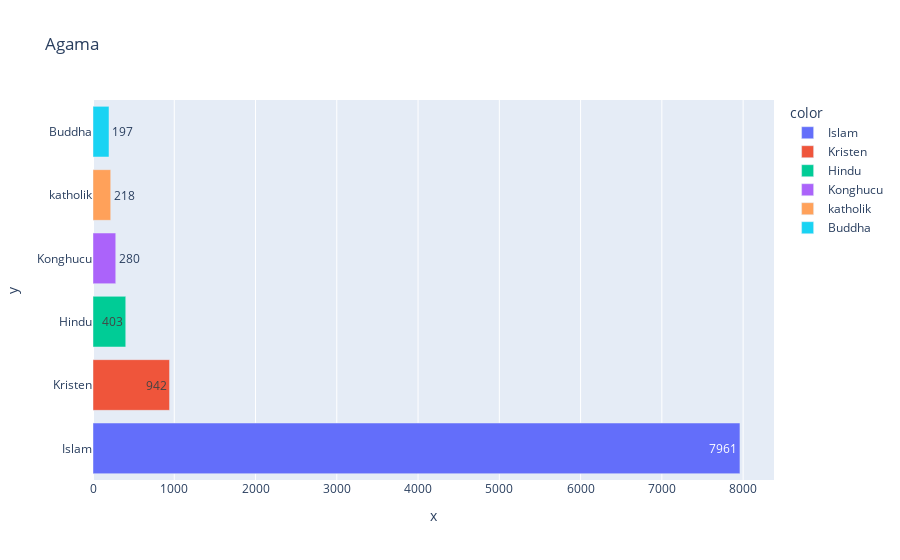

Notebook code cell kept with this figure:
### Code cell
x_agama = df["Agama"].unique()
y_agama = df["Agama"].value_counts()


fig = px.bar(df, x=y_agama, y=x_agama, color=x_agama, text_auto=True, orientation='h', title="Agama")
fig.show()

### Figure 1 — Plotly figure (JSON) as saved in the notebook; plotly's stock layout.template omitted (floating-point values rounded to 4 significant figures)
{"data": [{"alignmentgroup": "True", "hovertemplate": "color=Islam<br>x=%{x}<br>y=%{y}<extra></extra>", "legendgroup": "Islam", "marker": {"color": "#636efa", "pattern": {"shape": ""}}, "name": "Islam", "offsetgroup": "Islam", "orientation": "h", "showlegend": true, "textposition": "auto", "texttemplate": "%{x}", "type": "bar", "x": [7961], "xaxis": "x", "y": ["Islam"], "yaxis": "y"}, {"alignmentgroup": "True", "hovertemplate": "color=Kristen<br>x=%{x}<br>y=%{y}<extra></extra>", "legendgroup": "Kristen", "marker": {"color": "#EF553B", "pattern": {"shape": ""}}, "name": "Kristen", "offsetgroup": "Kristen", "orientation": "h", "showlegend": true, "textposition": "auto", "texttemplate": "%{x}", "type": "bar", "x": [942], "xaxis": "x", "y": ["Kristen"], "yaxis": "y"}, {"alignmentgroup": "True", "hovertemplate": "color=Hindu<br>x=%{x}<br>y=%{y}<extra></extra>", "legendgroup": "Hindu", "marker": {"color": "#00cc96", "pattern": {"shape": ""}}, "name": "Hindu", "offsetgroup": "Hindu", "orientation": "h", "showlegend": true, "textposition": "auto", "texttemplate": "%{x}", "type": "bar", "x": [403], "xaxis": "x", "y": ["Hindu"], "yaxis": "y"}, {"alignmentgroup": "True", "hovertemplate": "color=Konghucu<br>x=%{x}<br>y=%{y}<extra></extra>", "legendgroup": "Konghucu", "marker": {"color": "#ab63fa", "pattern": {"shape": ""}}, "name": "Konghucu", "offsetgroup": "Konghucu", "orientation": "h", "showlegend": true, "textposition": "auto", "texttemplate": "%{x}", "type": "bar", "x": [280], "xaxis": "x", "y": ["Konghucu"], "yaxis": "y"}, {"alignmentgroup": "True", "hovertemplate": "color=katholik<br>x=%{x}<br>y=%{y}<extra></extra>", "legendgroup": "katholik", "marker": {"color": "#FFA15A", "pattern": {"shape": ""}}, "name": "katholik", "offsetgroup": "katholik", "orientation": "h", "showlegend": true, "textposition": "auto", "texttemplate": "%{x}", "type": "bar", "x": [218], "xaxis": "x", "y": ["katholik"], "yaxis": "y"}, {"alignmentgroup": "True", "hovertemplate": "color=Buddha<br>x=%{x}<br>y=%{y}<extra></extra>", "legendgroup": "Buddha", "marker": {"color": "#19d3f3", "pattern": {"shape": ""}}, "name": "Buddha", "offsetgroup": "Buddha", "orientation": "h", "showlegend": true, "textposition": "auto", "texttemplate": "%{x}", "type": "bar", "x": [197], "xaxis": "x", "y": ["Buddha"], "yaxis": "y"}], "layout": {"barmode": "relative", "legend": {"title": {"text": "color"}, "tracegroupgap": 0}, "title": {"text": "Agama"}, "xaxis": {"anchor": "y", "domain": [0, 1], "title": {"text": "x"}}, "yaxis": {"anchor": "x", "domain": [0, 1], "title": {"text": "y"}}}}
